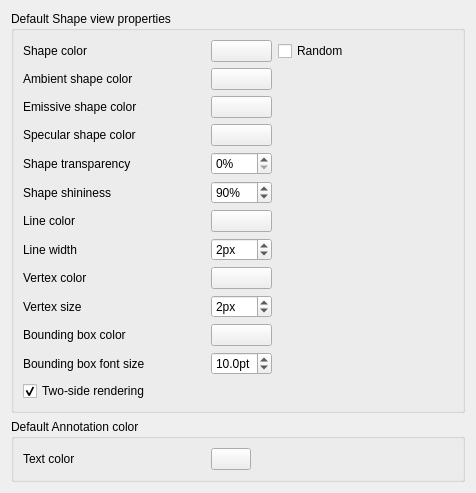
<?xml version="1.0" encoding="UTF-8"?>
<ui version="4.0">
 <class>PartGui::DlgSettingsObjectColor</class>
 <widget class="QWidget" name="PartGui::DlgSettingsObjectColor">
  <property name="geometry">
   <rect>
    <x>0</x>
    <y>0</y>
    <width>476</width>
    <height>378</height>
   </rect>
  </property>
  <property name="windowTitle">
   <string>Shape appearance</string>
  </property>
  <layout class="QVBoxLayout" name="verticalLayout">
   <item>
    <widget class="QGroupBox" name="groupBoxDefaultColors">
     <property name="title">
      <string>Default Shape view properties</string>
     </property>
     <layout class="QHBoxLayout" name="horizontalLayout">
      <item>
       <layout class="QGridLayout" name="gridLayout">
        <item row="0" column="0">
         <widget class="QLabel" name="label_6">
          <property name="minimumSize">
           <size>
            <width>182</width>
            <height>0</height>
           </size>
          </property>
          <property name="text">
           <string>Shape color</string>
          </property>
         </widget>
        </item>
        <item row="0" column="1">
         <widget class="Gui::PrefColorButton" name="DefaultShapeColor">
          <property name="toolTip">
           <string>The default color for new shapes</string>
          </property>
          <property name="color">
           <color>
            <red>140</red>
            <green>140</green>
            <blue>179</blue>
           </color>
          </property>
          <property name="prefEntry" stdset="0">
           <cstring>DefaultShapeColor</cstring>
          </property>
          <property name="prefPath" stdset="0">
           <cstring>View</cstring>
          </property>
         </widget>
        </item>
        <item row="0" column="2">
         <widget class="Gui::PrefCheckBox" name="checkRandomColor">
          <property name="toolTip">
           <string>Use random color instead</string>
          </property>
          <property name="text">
           <string>Random</string>
          </property>
          <property name="prefEntry" stdset="0">
           <cstring>RandomColor</cstring>
          </property>
          <property name="prefPath" stdset="0">
           <cstring>View</cstring>
          </property>
         </widget>
        </item>
        <item row="1" column="0">
         <widget class="QLabel" name="label_ambient">
          <property name="minimumSize">
           <size>
            <width>182</width>
            <height>0</height>
           </size>
          </property>
          <property name="text">
           <string>Ambient shape color</string>
          </property>
         </widget>
        </item>
        <item row="1" column="1">
         <widget class="Gui::PrefColorButton" name="DefaultAmbientColor">
          <property name="toolTip">
           <string>The default ambient color for new shapes</string>
          </property>
          <property name="color">
           <color>
            <red>85</red>
            <green>85</green>
            <blue>85</blue>
           </color>
          </property>
          <property name="prefEntry" stdset="0">
           <cstring>DefaultAmbientColor</cstring>
          </property>
          <property name="prefPath" stdset="0">
           <cstring>View</cstring>
          </property>
         </widget>
        </item>
        <item row="2" column="0">
         <widget class="QLabel" name="label_emissive">
          <property name="minimumSize">
           <size>
            <width>182</width>
            <height>0</height>
           </size>
          </property>
          <property name="text">
           <string>Emissive shape color</string>
          </property>
         </widget>
        </item>
        <item row="2" column="1">
         <widget class="Gui::PrefColorButton" name="DefaultEmissiveColor">
          <property name="toolTip">
           <string>The default emissive color for new shapes</string>
          </property>
          <property name="color">
           <color>
            <red>0</red>
            <green>0</green>
            <blue>0</blue>
           </color>
          </property>
          <property name="prefEntry" stdset="0">
           <cstring>DefaultEmissiveColor</cstring>
          </property>
          <property name="prefPath" stdset="0">
           <cstring>View</cstring>
          </property>
         </widget>
        </item>
        <item row="3" column="0">
         <widget class="QLabel" name="label_specular">
          <property name="minimumSize">
           <size>
            <width>182</width>
            <height>0</height>
           </size>
          </property>
          <property name="text">
           <string>Specular shape color</string>
          </property>
         </widget>
        </item>
        <item row="3" column="1">
         <widget class="Gui::PrefColorButton" name="DefaultSpecularColor">
          <property name="toolTip">
           <string>The default specular color for new shapes</string>
          </property>
          <property name="color">
           <color>
            <red>65</red>
            <green>65</green>
            <blue>65</blue>
           </color>
          </property>
          <property name="prefEntry" stdset="0">
           <cstring>DefaultSpecularColor</cstring>
          </property>
          <property name="prefPath" stdset="0">
           <cstring>View</cstring>
          </property>
         </widget>
        </item>
        <item row="4" column="0">
         <widget class="QLabel" name="label_transparency">
          <property name="minimumSize">
           <size>
            <width>182</width>
            <height>0</height>
           </size>
          </property>
          <property name="text">
           <string>Shape transparency</string>
          </property>
         </widget>
        </item>
        <item row="4" column="1">
         <widget class="Gui::PrefSpinBox" name="DefaultShapeTransparency">
          <property name="toolTip">
           <string>The default transparency for new shapes</string>
          </property>
          <property name="suffix">
           <string notr="true">%</string>
          </property>
          <property name="maximum">
           <number>100</number>
          </property>
          <property name="singleStep">
           <number>5</number>
          </property>
          <property name="prefEntry" stdset="0">
           <cstring>DefaultShapeTransparency</cstring>
          </property>
          <property name="prefPath" stdset="0">
           <cstring>View</cstring>
          </property>
         </widget>
        </item>
        <item row="5" column="0">
         <widget class="QLabel" name="label_shininess">
          <property name="minimumSize">
           <size>
            <width>182</width>
            <height>0</height>
           </size>
          </property>
          <property name="text">
           <string>Shape shininess</string>
          </property>
         </widget>
        </item>
        <item row="5" column="1">
         <widget class="Gui::PrefSpinBox" name="DefaultShapeShininess">
          <property name="toolTip">
           <string>The default shininess for new shapes</string>
          </property>
          <property name="suffix">
           <string notr="true">%</string>
          </property>
          <property name="maximum">
           <number>100</number>
          </property>
          <property name="value">
           <number>90</number>
          </property>
          <property name="singleStep">
           <number>5</number>
          </property>
          <property name="prefEntry" stdset="0">
           <cstring>DefaultShapeShininess</cstring>
          </property>
          <property name="prefPath" stdset="0">
           <cstring>View</cstring>
          </property>
         </widget>
        </item>
        <item row="6" column="0">
         <widget class="QLabel" name="label_7">
          <property name="minimumSize">
           <size>
            <width>182</width>
            <height>0</height>
           </size>
          </property>
          <property name="text">
           <string>Line color</string>
          </property>
         </widget>
        </item>
        <item row="6" column="1">
         <widget class="Gui::PrefColorButton" name="DefaultShapeLineColor">
          <property name="toolTip">
           <string>The default line color for new shapes</string>
          </property>
          <property name="color">
           <color>
            <red>25</red>
            <green>25</green>
            <blue>25</blue>
           </color>
          </property>
          <property name="prefEntry" stdset="0">
           <cstring>DefaultShapeLineColor</cstring>
          </property>
          <property name="prefPath" stdset="0">
           <cstring>View</cstring>
          </property>
         </widget>
        </item>
        <item row="7" column="0">
         <widget class="QLabel" name="label_9">
          <property name="minimumSize">
           <size>
            <width>182</width>
            <height>0</height>
           </size>
          </property>
          <property name="text">
           <string>Line width</string>
          </property>
         </widget>
        </item>
        <item row="7" column="1">
         <widget class="Gui::PrefSpinBox" name="DefaultShapeLineWidth">
          <property name="toolTip">
           <string>The default line thickness for new shapes</string>
          </property>
          <property name="suffix">
           <string>px</string>
          </property>
          <property name="maximum">
           <number>9</number>
          </property>
          <property name="value">
           <number>2</number>
          </property>
          <property name="prefEntry" stdset="0">
           <cstring>DefaultShapeLineWidth</cstring>
          </property>
          <property name="prefPath" stdset="0">
           <cstring>View</cstring>
          </property>
         </widget>
        </item>
        <item row="8" column="0">
         <widget class="QLabel" name="label_10">
          <property name="minimumSize">
           <size>
            <width>182</width>
            <height>0</height>
           </size>
          </property>
          <property name="text">
           <string>Vertex color</string>
          </property>
         </widget>
        </item>
        <item row="8" column="1">
         <widget class="Gui::PrefColorButton" name="DefaultShapeVertexColor">
          <property name="toolTip">
           <string>The default color for new vertices</string>
          </property>
          <property name="color">
           <color>
            <red>25</red>
            <green>25</green>
            <blue>25</blue>
           </color>
          </property>
          <property name="prefEntry" stdset="0">
           <cstring>DefaultShapeVertexColor</cstring>
          </property>
          <property name="prefPath" stdset="0">
           <cstring>View</cstring>
          </property>
         </widget>
        </item>
        <item row="9" column="0">
         <widget class="QLabel" name="label_11">
          <property name="minimumSize">
           <size>
            <width>182</width>
            <height>0</height>
           </size>
          </property>
          <property name="text">
           <string>Vertex size</string>
          </property>
         </widget>
        </item>
        <item row="9" column="1">
         <widget class="Gui::PrefSpinBox" name="DefaultShapeVertexSize">
          <property name="toolTip">
           <string>The default size for new vertices</string>
          </property>
          <property name="suffix">
           <string>px</string>
          </property>
          <property name="maximum">
           <number>9</number>
          </property>
          <property name="value">
           <number>2</number>
          </property>
          <property name="prefEntry" stdset="0">
           <cstring>DefaultShapePointSize</cstring>
          </property>
          <property name="prefPath" stdset="0">
           <cstring>View</cstring>
          </property>
         </widget>
        </item>
        <item row="10" column="0">
         <widget class="QLabel" name="label_8">
          <property name="minimumSize">
           <size>
            <width>182</width>
            <height>0</height>
           </size>
          </property>
          <property name="text">
           <string>Bounding box color</string>
          </property>
         </widget>
        </item>
        <item row="10" column="1">
         <widget class="Gui::PrefColorButton" name="BoundingBoxColor">
          <property name="toolTip">
           <string>The color of bounding boxes in the 3D view</string>
          </property>
          <property name="color">
           <color>
            <red>255</red>
            <green>255</green>
            <blue>255</blue>
           </color>
          </property>
          <property name="prefEntry" stdset="0">
           <cstring>BoundingBoxColor</cstring>
          </property>
          <property name="prefPath" stdset="0">
           <cstring>View</cstring>
          </property>
         </widget>
        </item>
        <item row="11" column="0">
         <widget class="QLabel" name="label_fontsize">
          <property name="minimumSize">
           <size>
            <width>182</width>
            <height>0</height>
           </size>
          </property>
          <property name="text">
           <string>Bounding box font size</string>
          </property>
         </widget>
        </item>
        <item row="11" column="1">
         <widget class="Gui::PrefDoubleSpinBox" name="BoundingBoxFontSize">
          <property name="toolTip">
           <string>The font size of bounding boxes in the 3D view</string>
          </property>
          <property name="suffix">
           <string notr="true">pt</string>
          </property>
          <property name="decimals">
           <number>1</number>
          </property>
          <property name="minimum">
           <double>2.000000000000000</double>
          </property>
          <property name="maximum">
           <double>64.000000000000000</double>
          </property>
          <property name="value">
           <double>10.000000000000000</double>
          </property>
          <property name="prefEntry" stdset="0">
           <cstring>BoundingBoxFontSize</cstring>
          </property>
          <property name="prefPath" stdset="0">
           <cstring>View</cstring>
          </property>
         </widget>
        </item>
        <item row="12" column="0">
         <widget class="Gui::PrefCheckBox" name="twosideRendering">
          <property name="minimumSize">
           <size>
            <width>182</width>
            <height>0</height>
           </size>
          </property>
          <property name="toolTip">
           <string>Bottom side of surface will be rendered the same way than top.
If not checked, it depends on the option &quot;Backlight color&quot;
(preferences section Display -&gt; 3D View); either the backlight color
will be used or black.</string>
          </property>
          <property name="text">
           <string>Two-side rendering</string>
          </property>
          <property name="checked">
           <bool>true</bool>
          </property>
          <property name="prefEntry" stdset="0">
           <cstring>TwoSideRendering</cstring>
          </property>
          <property name="prefPath" stdset="0">
           <cstring>Mod/Part</cstring>
          </property>
         </widget>
        </item>
       </layout>
      </item>
      <item>
       <spacer name="horizontalSpacer">
        <property name="orientation">
         <enum>Qt::Horizontal</enum>
        </property>
        <property name="sizeHint" stdset="0">
         <size>
          <width>28</width>
          <height>20</height>
         </size>
        </property>
       </spacer>
      </item>
     </layout>
    </widget>
   </item>
   <item>
    <widget class="QGroupBox" name="groupBox">
     <property name="title">
      <string>Default Annotation color</string>
     </property>
     <layout class="QHBoxLayout" name="horizontalLayout_2">
      <item>
       <layout class="QGridLayout" name="gridLayout_2">
        <item row="0" column="0">
         <widget class="QLabel" name="label">
          <property name="minimumSize">
           <size>
            <width>182</width>
            <height>0</height>
           </size>
          </property>
          <property name="text">
           <string>Text color</string>
          </property>
         </widget>
        </item>
        <item row="0" column="1">
         <widget class="Gui::PrefColorButton" name="AnnotationTextColor">
          <property name="toolTip">
           <string>Text color for document annotations</string>
          </property>
          <property name="prefEntry" stdset="0">
           <cstring>AnnotationTextColor</cstring>
          </property>
          <property name="prefPath" stdset="0">
           <cstring>View</cstring>
          </property>
         </widget>
        </item>
       </layout>
      </item>
      <item>
       <spacer name="horizontalSpacer_2">
        <property name="orientation">
         <enum>Qt::Horizontal</enum>
        </property>
        <property name="sizeHint" stdset="0">
         <size>
          <width>28</width>
          <height>20</height>
         </size>
        </property>
       </spacer>
      </item>
     </layout>
    </widget>
   </item>
   <item>
    <spacer name="verticalSpacer">
     <property name="orientation">
      <enum>Qt::Vertical</enum>
     </property>
     <property name="sizeHint" stdset="0">
      <size>
       <width>20</width>
       <height>217</height>
      </size>
     </property>
    </spacer>
   </item>
  </layout>
 </widget>
 <customwidgets>
  <customwidget>
   <class>Gui::ColorButton</class>
   <extends>QPushButton</extends>
   <header>Gui/Widgets.h</header>
  </customwidget>
  <customwidget>
   <class>Gui::PrefSpinBox</class>
   <extends>QSpinBox</extends>
   <header>Gui/PrefWidgets.h</header>
  </customwidget>
  <customwidget>
   <class>Gui::PrefColorButton</class>
   <extends>Gui::ColorButton</extends>
   <header>Gui/PrefWidgets.h</header>
  </customwidget>
  <customwidget>
   <class>Gui::PrefCheckBox</class>
   <extends>QCheckBox</extends>
   <header>Gui/PrefWidgets.h</header>
  </customwidget>
  <customwidget>
   <class>Gui::PrefDoubleSpinBox</class>
   <extends>QDoubleSpinBox</extends>
   <header>Gui/PrefWidgets.h</header>
  </customwidget>
 </customwidgets>
 <tabstops>
  <tabstop>DefaultShapeColor</tabstop>
  <tabstop>DefaultShapeLineWidth</tabstop>
  <tabstop>DefaultShapeLineColor</tabstop>
  <tabstop>BoundingBoxColor</tabstop>
 </tabstops>
 <resources/>
 <connections>
  <connection>
   <sender>checkRandomColor</sender>
   <signal>toggled(bool)</signal>
   <receiver>DefaultShapeColor</receiver>
   <slot>setDisabled(bool)</slot>
   <hints>
    <hint type="sourcelabel">
     <x>20</x>
     <y>20</y>
    </hint>
    <hint type="destinationlabel">
     <x>20</x>
     <y>20</y>
    </hint>
   </hints>
  </connection>
 </connections>
</ui>
